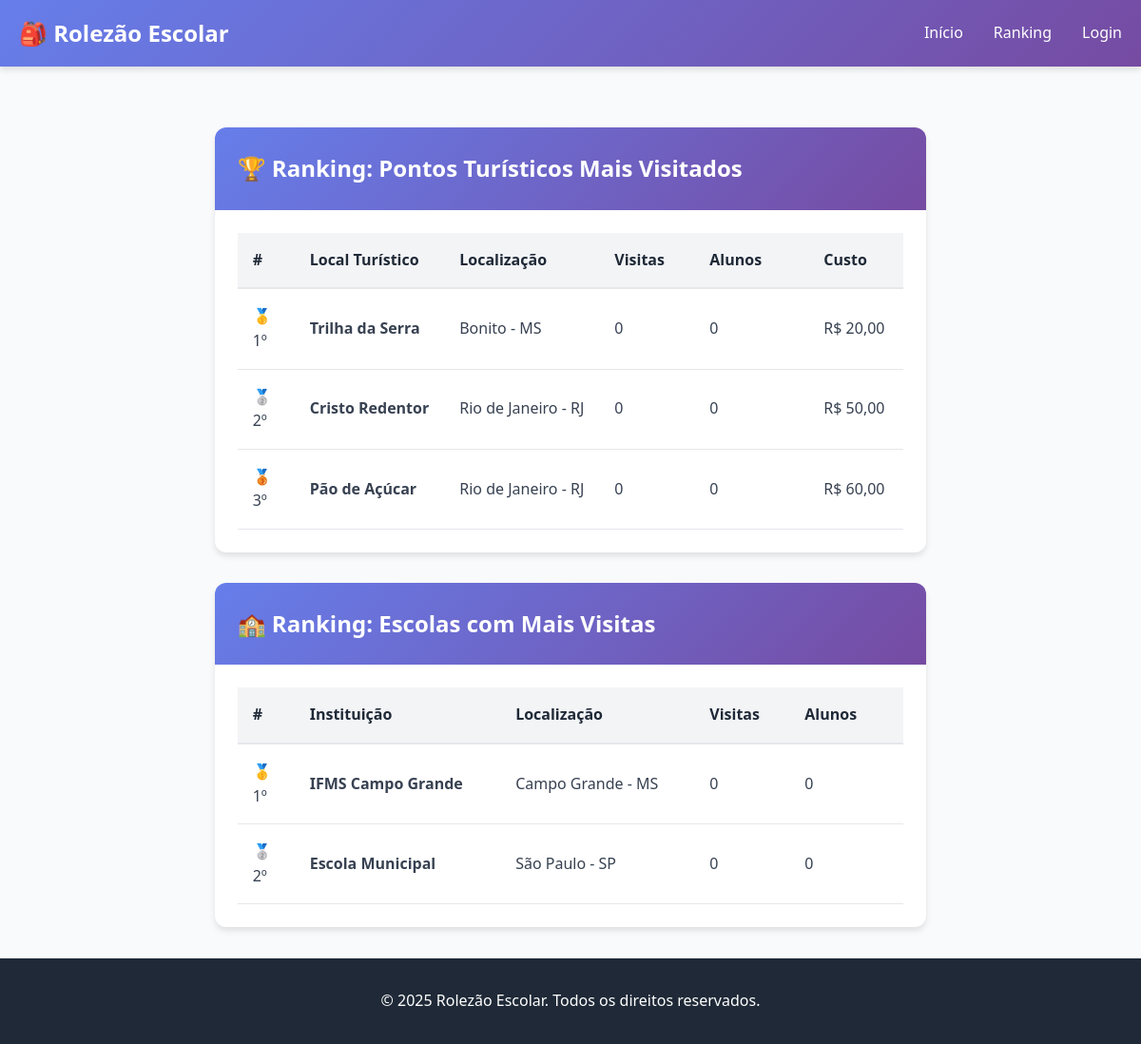
/pages/ranking.php, run on an earlier commit of the app's database.
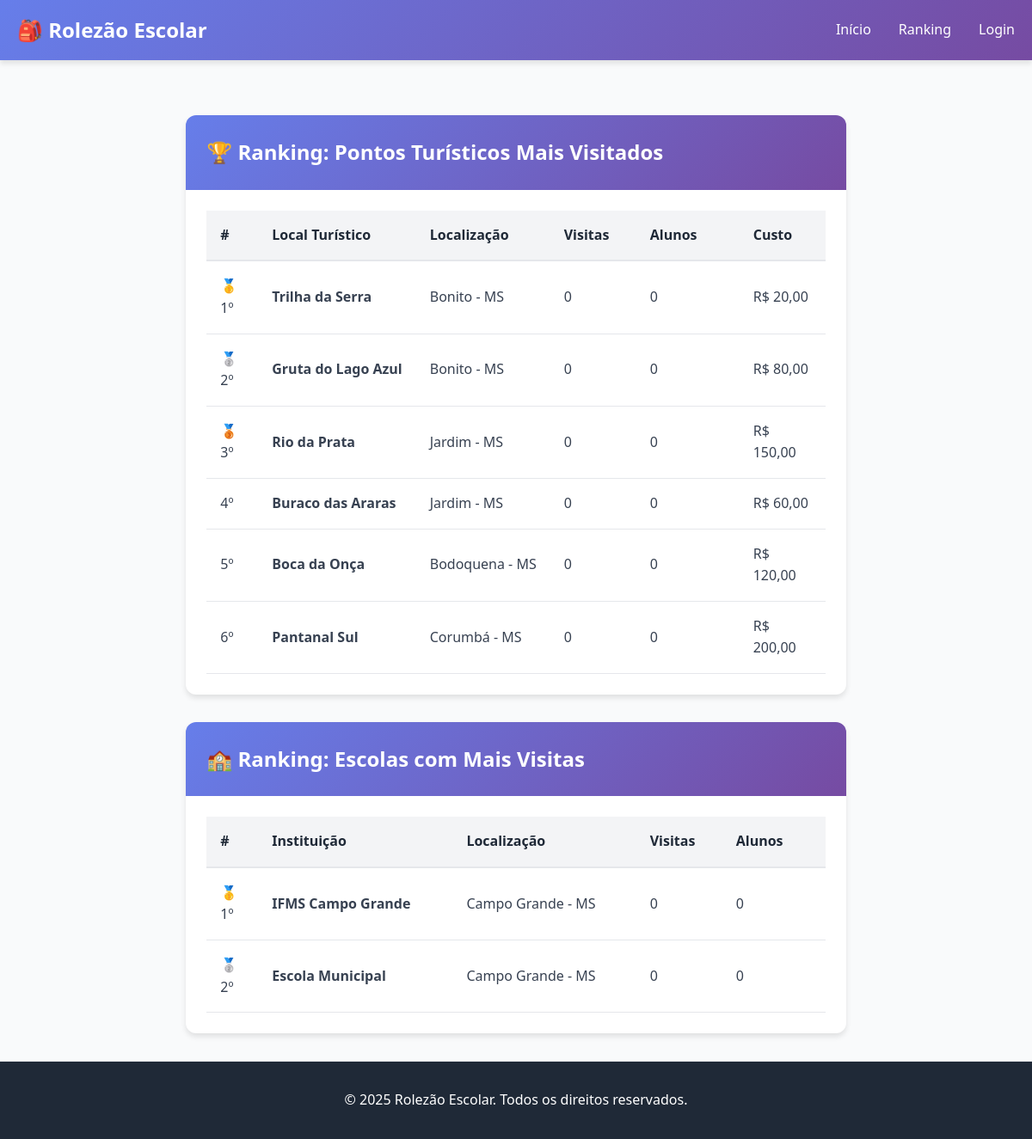
And on a later commit of the database.
### tables this page shows
CREATE TABLE ponto_turistico(
  id_ponto_turistico INT PRIMARY KEY AUTO_INCREMENT,
  nome VARCHAR(100),
  local VARCHAR(150),
  descricao TEXT,
  custo DECIMAL(10,2),
  foto VARCHAR(500)
);

CREATE TABLE instituicao(
  id_instituicao INT PRIMARY KEY AUTO_INCREMENT,
  nome VARCHAR(100) NOT NULL,
  localizacao VARCHAR(150) NOT NULL,
  cnpj VARCHAR(20) NOT NULL,
  senha VARCHAR(255) NOT NULL
);

### app/model/rankingModel.php (called while the page is built, shortened)
<?php
class RankingModel {
    public function getPontosRanking() {
        try {
            $pdo = Database::getConnection();
            $stmt = $pdo->prepare("SELECT pt.*, COUNT(a.id_agendamento) as total_visitas, SUM(a.quantidade_aluno) as total_alunos FROM ponto_turistico pt LEFT JOIN agendamento a ON pt.id_ponto_turistico = a.id_ponto_turistico GROUP BY pt.id_ponto_turistico ORDER BY total_visitas DESC");
            $stmt->execute();
            return $stmt->fetchAll(PDO::FETCH_ASSOC);
        } catch (Exception $e) {
            return [];
        }
    }
    public function getEscolasRanking($limit = 10) {
        try {
            $pdo = Database::getConnection();
            $stmt = $pdo->prepare("SELECT i.*, COUNT(a.id_agendamento) as total_visitas, SUM(a.quantidade_aluno) as total_alunos FROM instituicao i LEFT JOIN agendamento a ON i.id_instituicao = a.id_instituicao GROUP BY i.id_instituicao ORDER BY total_visitas DESC LIMIT ?");
            $stmt->bindParam(1, $limit, PDO::PARAM_INT);
            $stmt->execute();
            return $stmt->fetchAll(PDO::FETCH_ASSOC);
        } catch (Exception $e) {
            return [];
        }
    }
}
?>

### app/controller/rankingController.php (called while the page is built)
<?php
require_once __DIR__ . '/../model/rankingModel.php';
class RankingController {
    private $model;
    public function __construct() {
        $this->model = new RankingModel();
    }
    public function getPontosRanking() {
        return $this->model->getPontosRanking();
    }
    public function getEscolasRanking($limit = 10) {
        return $this->model->getEscolasRanking($limit);
    }
}
?>

### pages/ranking.php (the view, shortened to what this page needs)
<?php
require_once __DIR__ . '/../app/controller/rankingController.php';
$rankingController = new RankingController();
$pontos_ranking = $rankingController->getPontosRanking();
$escolas_ranking = $rankingController->getEscolasRanking(10);
?>
<!DOCTYPE html>
<html lang="pt-BR">
<head>
    <link rel="stylesheet" href="../public/css/style.css">
</head>
<body>
    <nav class="navbar">
        <div class="navbar-container">
            <div class="navbar-brand">
                <a href="../index.php" style="text-decoration: none; color: white;">
                    <h1>🎒 Rolezão Escolar</h1>
                </a>
            </div>
            <ul class="navbar-menu">
                <li><a href="../index.php">Início</a></li>
                <li><a href="ranking.php">Ranking</a></li>
                <?php if (isset($_SESSION['tipo_usuario'])): ?>
                    <li><a href="../auth/logout.php">Sair</a></li>
                <?php else: ?>
                    <li><a href="login-professor.php">Login</a></li>
                <?php endif; ?>
            </ul>
        </div>
    </nav>
    <div class="page-container">
        <div style="margin-top: 2rem;">
            <div class="card" style="margin-bottom: 2rem;">
                <div class="card-header">
                    <h2>🏆 Ranking: Pontos Turísticos Mais Visitados</h2>
                </div>
                <div class="card-body">
                    <?php if (empty($pontos_ranking)): ?>
                        <p class="text-center">Nenhum ponto turístico cadastrado ainda.</p>
                    <?php else: ?>
                        <div class="table-responsive">
                            <table>
                                <thead>
                                    <tr>
                                        <th style="width: 60px;">#</th>
                                        <th>Local Turístico</th>
                                        <th>Localização</th>
                                        <th style="width: 100px;">Visitas</th>
                                        <th style="width: 120px;">Alunos</th>
                                        <th style="width: 100px;">Custo</th>
                                    </tr>
                                </thead>
                                <tbody>
                                    <?php foreach ($pontos_ranking as $index => $ponto): ?>
                                        <tr>
                                            <td>
                                                <?php
                                                    $posicao = $index + 1;
                                                    if ($posicao === 1) echo '🥇 1º';
                                                    elseif ($posicao === 2) echo '🥈 2º';
                                                    elseif ($posicao === 3) echo '🥉 3º';
                                                    else echo $posicao . 'º';
                                                ?>
                                            </td>
                                            <td><strong><?php echo htmlspecialchars($ponto['nome']); ?></strong></td>
                                            <td><?php echo htmlspecialchars($ponto['local']); ?></td>
                                            <td><?php echo $ponto['total_visitas'] ?? 0; ?></td>
                                            <td><?php echo $ponto['total_alunos'] ?? 0; ?></td>
                                            <td>R$ <?php echo number_format($ponto['custo'], 2, ',', '.'); ?></td>
                                        </tr>
                                    <?php endforeach; ?>
                                </tbody>
                            </table>
                        </div>
                    <?php endif; ?>
                </div>
            </div>
            <div class="card">
                <div class="card-header">
                    <h2>🏫 Ranking: Escolas com Mais Visitas</h2>
                </div>
                <div class="card-body">
                    <?php if (empty($escolas_ranking)): ?>
                        <p class="text-center">Nenhuma escola com visitas ainda.</p>
                    <?php else: ?>
                        <div class="table-responsive">
                            <table>
                                <thead>
                                    <tr>
                                        <th style="width: 60px;">#</th>
                                        <th>Instituição</th>
                                        <th>Localização</th>
                                        <th style="width: 100px;">Visitas</th>
                                        <th style="width: 120px;">Alunos</th>
                                    </tr>
                                </thead>
                                <tbody>
                                    <?php foreach ($escolas_ranking as $index => $escola): ?>
                                        <tr>
                                            <td>
                                                <?php
                                                    $posicao = $index + 1;
                                                    if ($posicao === 1) echo '🥇 1º';
                                                    elseif ($posicao === 2) echo '🥈 2º';
                                                    elseif ($posicao === 3) echo '🥉 3º';
                                                    else echo $posicao . 'º';
                                                ?>
                                            </td>
                                            <td><strong><?php echo htmlspecialchars($escola['nome']); ?></strong></td>
                                            <td><?php echo htmlspecialchars($escola['localizacao']); ?></td>
                                            <td><?php echo $escola['total_visitas'] ?? 0; ?></td>
                                            <td><?php echo $escola['total_alunos'] ?? 0; ?></td>
                                        </tr>
                                    <?php endforeach; ?>
                                </tbody>
                            </table>
                        </div>
                    <?php endif; ?>
                </div>
            </div>
        </div>
    </div>
    <footer class="footer">
        <p>&copy; 2025 Rolezão Escolar. Todos os direitos reservados.</p>
    </footer>
</body>
</html>

### public/css/style.css (style rules this page uses)
* { margin: 0; padding: 0; box-sizing: border-box; }
:root { --primary: #667eea; --secondary: #764ba2; --success: #10b981; --warning: #f59e0b; --danger: #ef4444; --light: #f3f4f6; --dark: #1f2937; --border: #e5e7eb; --text: #374151; --shadow: 0 4px 6px rgba(0, 0, 0, 0.1); --shadow-lg: 0 10px 15px rgba(0, 0, 0, 0.15); }
body { font-family: 'Segoe UI', Tahoma, Geneva, Verdana, sans-serif; color: var(--text); background-color: #f9fafb; line-height: 1.6; display: flex; flex-direction: column; min-height: 100vh; }
.navbar { background: linear-gradient(135deg, var(--primary) 0%, var(--secondary) 100%); color: white; padding: 1rem 0; box-shadow: var(--shadow); position: sticky; top: 0; z-index: 100; }
.navbar-container { max-width: 1200px; margin: 0 auto; padding: 0 20px; display: flex; justify-content: space-between; align-items: center; }
.navbar-brand h1 { font-size: 1.5rem; white-space: nowrap; }
.navbar-menu { display: flex; list-style: none; gap: 2rem; align-items: center; flex-wrap: wrap; }
.navbar-menu a { color: white; text-decoration: none; transition: opacity 0.3s; }
.card { background: white; border-radius: 12px; box-shadow: var(--shadow); overflow: hidden; transition: all 0.3s; }
.card-header { padding: 1.5rem; background: linear-gradient(135deg, var(--primary) 0%, var(--secondary) 100%); color: white; }
.card-body { padding: 1.5rem; }
.table-responsive { overflow-x: auto; }
table { width: 100%; border-collapse: collapse; background: white; }
th { background: var(--light); padding: 1rem; text-align: left; font-weight: 600; color: var(--dark); border-bottom: 2px solid var(--border); }
td { padding: 1rem; border-bottom: 1px solid var(--border); }
.footer { background: var(--dark); color: white; text-align: center; padding: 2rem; margin-top: auto; border-top: 1px solid var(--border); }
.page-container { max-width: 1200px; margin: 0 auto; padding: 2rem; }

What changed in the data, as far as the page shows it:
removed ponto_turistico: shows "🥈 2º", nome "Cristo Redentor", local "Rio de Janeiro - RJ", total_visitas "0", total_alunos "0", custo "50,00"
added ponto_turistico: shows "🥈 2º", nome "Gruta do Lago Azul", local "Bonito - MS", total_visitas "0", total_alunos "0", custo "80,00"
changed ponto_turistico: nome "Pão de Açúcar" → "Rio da Prata"; local "Rio de Janeiro - RJ" → "Jardim - MS"; custo "60,00" → "150,00"
added ponto_turistico: posicao "4", nome "Buraco das Araras", local "Jardim - MS", total_visitas "0", total_alunos "0", custo "60,00"
added ponto_turistico: posicao "5", nome "Boca da Onça", local "Bodoquena - MS", total_visitas "0", total_alunos "0", custo "120,00"
added ponto_turistico: posicao "6", nome "Pantanal Sul", local "Corumbá - MS", total_visitas "0", total_alunos "0", custo "200,00"
changed instituicao "Escola Municipal": localizacao "São Paulo - SP" → "Campo Grande - MS"
